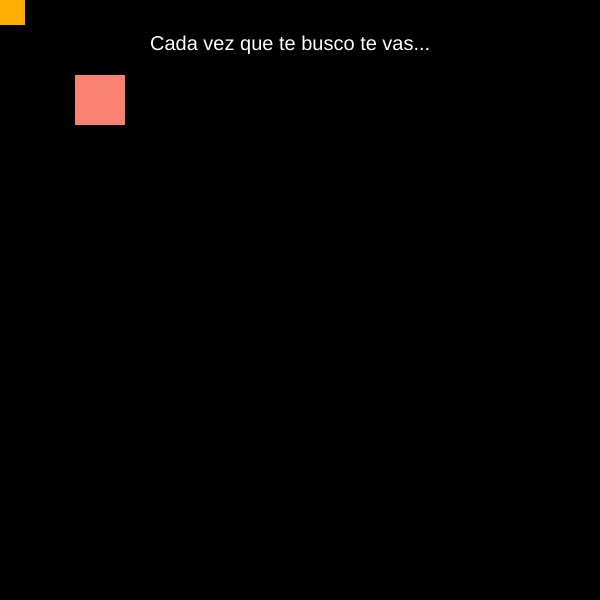
Frame 1 (no input)
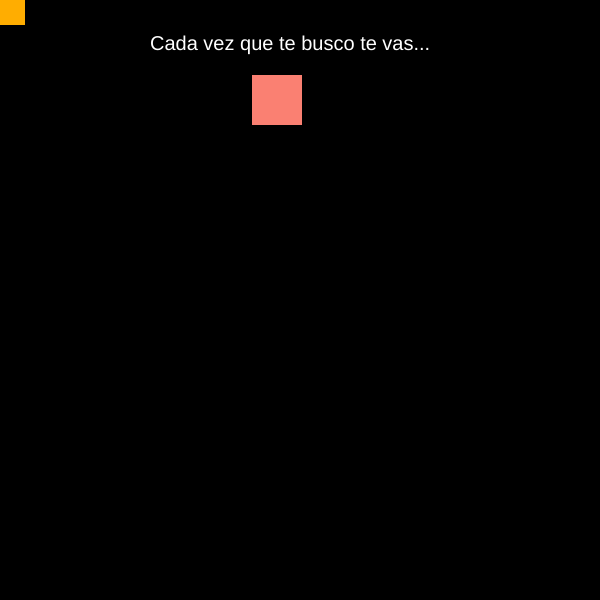
Frame 60 (no input)
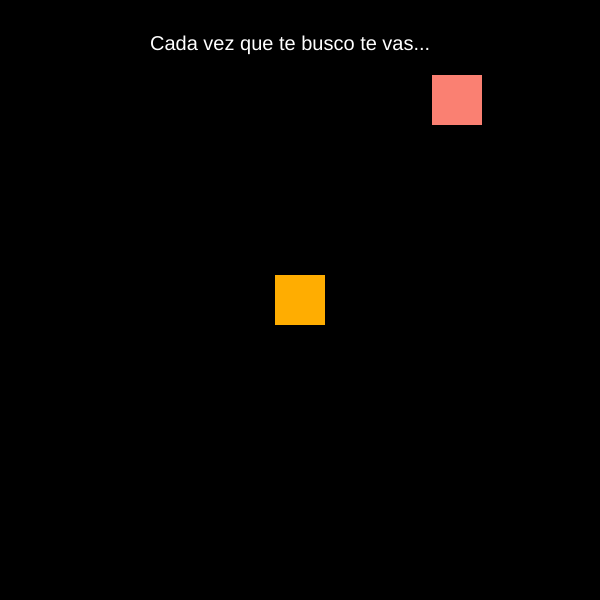
Frame 120 (the mouse pressed at the canvas centre since frame 60)

The p5.js sketch that drew these frames (run headless with seeded random() and noise() and a simulated clock; from frame 60 on, the mouse is pressed at the canvas centre):

// p5.js sketch
// ── sketch.js
// variables
let x = 100;
let y = 100;

let dir = 1;
let vel = 3;

let colorRect1 = 0;
let colorRect2 = 0;
let colorFondo = 0;

function setup() {
  createCanvas(600, 600);

  colorRect1 = color(255, 173, 1);
  colorRect2 = color(250, 128, 114);
  colorFondo = color(0);
}

function draw() {
  //fondo
  background(colorFondo);

  //letras
  textSize(20);
  fill(255);
  text("Cada vez que te busco te vas...", width / 4, 50);

  //cuadrado mostaza
  fill(colorRect1)
  noStroke();
  rectMode(CENTER);
  rect(mouseX, mouseY, 50, 50);

  //cuadrado salmon
  fill(colorRect2);
  noStroke();
  rectMode(CENTER);
  rect(x, y, 50, 50);

  //movimiento salmon ida
  x = x + (vel * dir);

  if (x > 500) {
    y = y + (vel * dir)
    x = 500
  }

  if (y > 200) {
    dir = -1
    x = x + (vel * dir);
  }

  if (x < 100) {
    dir = 1
    y = y + (vel * dir)
    x = 100
  }

  if (y > 300) {
    dir = 1
    x = x + (vel * dir);
  }

  if (x > 500) {
    y = y + (vel * dir)
    x = 500
  }

  if (y > 400) {
    dir = -1
    x = x + (vel * dir);
  }

  if (x < 100) {
    x = 100
    dir = 1
    y = y + (vel * dir)
  }

  if (y > 500) {
    dir = -1
    x = x + (vel * dir);
  }

  if (x < 100) {
    x = 100
    y = 100
  }

  //repeler
  if (dist(mouseX, mouseY, x, y) < 30) {
    dir = -1
    y -= 10
  }

  //cambio de color del cubo
  if (dist(mouseX, mouseY, x, y) < 50) {
    colorRect1 = color(0, 0, 255);
  } else {
    colorRect1 = color(255, 173, 1);
  }
}
 
